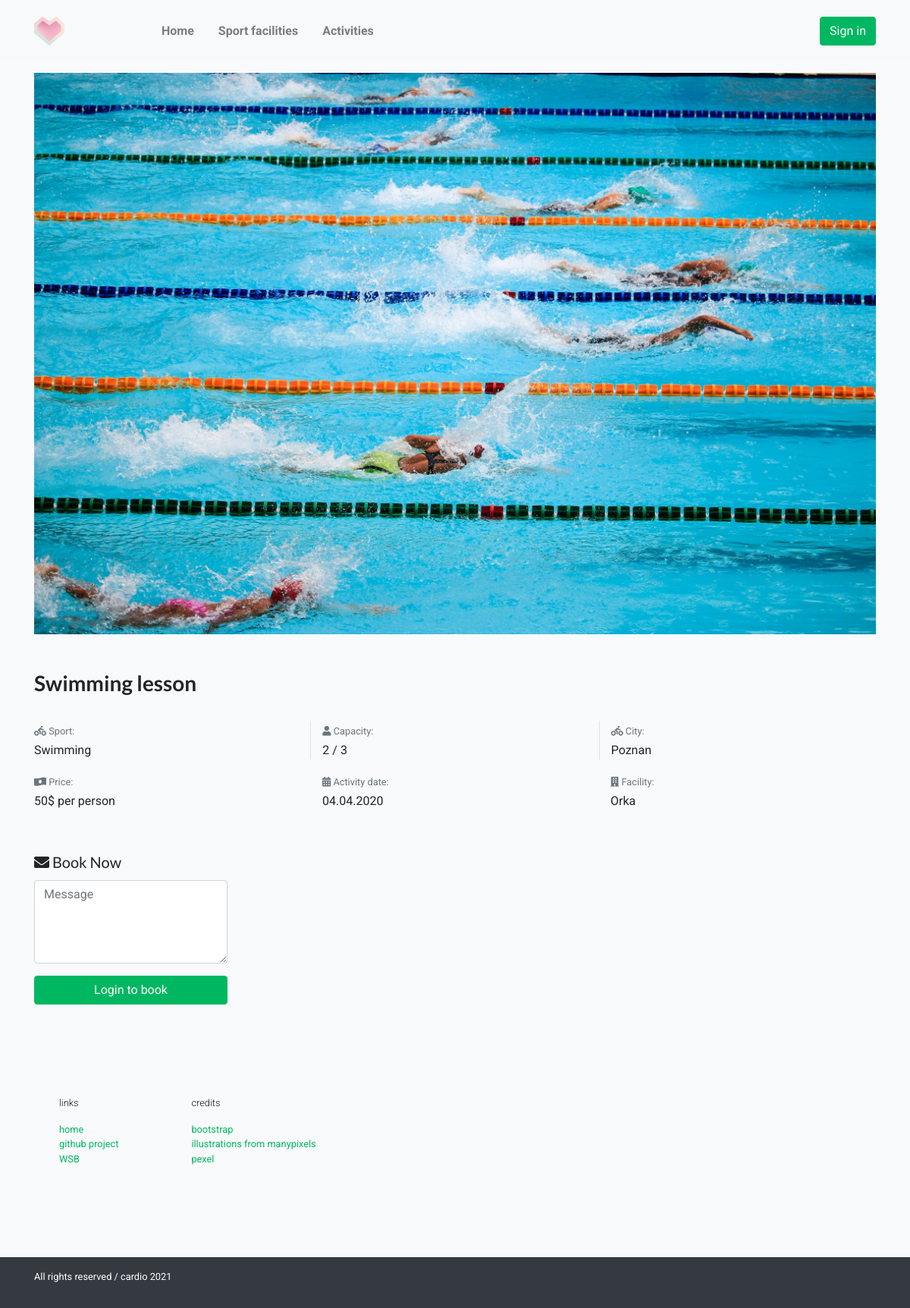
The page /activity-details.php?aid=4 on the database its author committed.
### tables this page shows
CREATE TABLE `dbactivities` (
  `id` int(11) NOT NULL,
  `activityname` varchar(50) NOT NULL,
  `sport` int(10) NOT NULL,
  `activitydate` varchar(20) NOT NULL,
  `userlimit` int(10) NOT NULL,
  `facility` varchar(40) NOT NULL,
  `city` varchar(50) NOT NULL,
  `price` int(10) NOT NULL,
  `image` varchar(100) NOT NULL
);

CREATE TABLE `dbsport` (
  `id` int(10) NOT NULL,
  `sportname` varchar(50) NOT NULL
);

### activity-details.php (the view, shortened to what this page needs)
<?php
include('scripts/config.php');
?>
<html lang="en">
<head>
<link rel="stylesheet" href="assets/css/bootstrap.min.css">
<link rel="stylesheet" href="assets/css/style.css">
<link rel="stylesheet" href="assets/fonts/icomoon/style.css">
<link rel="stylesheet" href="assets/css/owl.carousel.min.css">
<link href="assets/css/fontawesome.css" rel="stylesheet">
<link href="assets/css/brands.css" rel="stylesheet">
<link href="assets/css/solid.css" rel="stylesheet">
</head>
<body>
<?php include('assets/header.php');?>
<?php
$aid=intval($_GET['aid']);
$sql = "SELECT dbactivities.*,dbsport.sportname,dbsport.id as sid from dbactivities join dbsport on dbsport.id=dbactivities.sport where dbactivities.id=:aid";
$query = $dbh -> prepare($sql);
$query->bindParam(':aid',$aid, PDO::PARAM_STR);
$query->execute();
$results=$query->fetchAll(PDO::FETCH_OBJ);
if($query->rowCount() > 0)
{
foreach($results as $result)
{
?>
<section>
	<div class="container">
			<div class="pt-5 py-5">
			</div>
				<div><img class="img-fluid mx-auto d-block" src="/assets/img/<?php echo htmlentities($result->image); ?>" alt="Responsive image"></div>
				<h3 class="pt-5 font-weight-bold"><?php echo htmlentities($result->activityname);?></h3>
		<div class="features pt-3">
			<div class="row py-2">
				<div class="col-sm border-right">
				  <p class="text-dark mb-0 py-1 small"><span class="text-muted mr-2"><i class="fas fa-biking"></i>  Sport: </span></p>
				  <?php echo htmlentities($result->sportname);?>
				</div>
				<div class="col-sm border-right">
<?php
$sql = "SELECT activityid from dbbookingactivities";
$query = $dbh -> prepare($sql);
$query->bindParam(':baid',$baid, PDO::PARAM_STR);
$query->execute();
$cnt=$query->rowCount();
?>
				  <p class="text-dark mb-0 py-1 small text-muted mr-2"><i class="fas fa-user"></i>  Capacity: </p>
				  <?php echo htmlentities($cnt);?> / <?php echo htmlentities($result->userlimit);?>
				</div>
				<div class="col-sm">
				  <p class="text-dark mb-0 py-1 small text-muted mr-2"><i class="fas fa-biking"></i>  City: </p>
				  <?php echo htmlentities($result->city);?>
				</div>
			</div>
			<div class="row py-2">
				<div class="col-sm">
				<p class="text-dark mb-0 py-1 small text-muted mr-2"><i class="fas fa-money-bill-wave-alt"></i>  Price: </p>
				<?php echo htmlentities($result->price);?>$ per person
				</div>
				<div class="col-sm">
				<p class="text-dark mb-0 py-1 small text-muted mr-2"><i class="fas fa-calendar-alt"></i>  Activity date: </p>
				<?php echo htmlentities($result->activitydate);?>
				</div>
				<div class="col-sm">
				<p class="text-dark mb-0 py-1 small text-muted mr-2"><i class="fas fa-building"></i>  Facility: </p>
				<?php echo htmlentities($result->facility);?>
				</div>
			<?php }} ?>
		</div>
			<div class="row">
				<div class="col-3">
					<div class="pt-5 pb-1">
					<h5><i class="fa fa-envelope" aria-hidden="true"></i> Book Now</h5>
					</div>
					<form method="post">
					<div class="form-group">
					<textarea rows="4" class="form-control" name="message" placeholder="Message" required></textarea>
					</div>
					<?php if($_SESSION['login'])
					{?>
					<div class="form-group">
					<button type="submit" class="btn text-white btn-block btn-primary" name="submitactivity">Book now</button>
					</div>
					<?php } else { ?>
					<a href="login.php" class="btn text-white btn-block btn-primary" data-toggle="modal" data-dismiss="modal">Login to book</a>
					<?php } ?>
					</form>
				</div>
			</div>
		</div>
	</div>
</section>
<?php include('assets/footer.php');?>
</body>
</html>

### assets/css/style.css (style rules this page uses)
body { font-family: "Roboto", sans-serif; background-color: #f8fafb; }
p { color: #141414; font-weight: 300; }
h1, h2, h3, h4, h5, h6, .h1, .h2, .h3, .h4, .h5, .h6 { font-family: "Lato", sans-serif; }
a { -webkit-transition: .3s all ease; -o-transition: .3s all ease; transition: .3s all ease; }

### assets/css/solid.css (style rules this page uses)
.fa, .fas { font-family: 'Font Awesome 5 Free'; font-weight: 900; }

### rows shown on the page
dbactivities: image (picture), activityname "Swimming lesson", dbsport.sportname "Swimming", cnt "2", userlimit "3", city "Poznan", price "50", activitydate "04.04.2020", facility "Orka"
